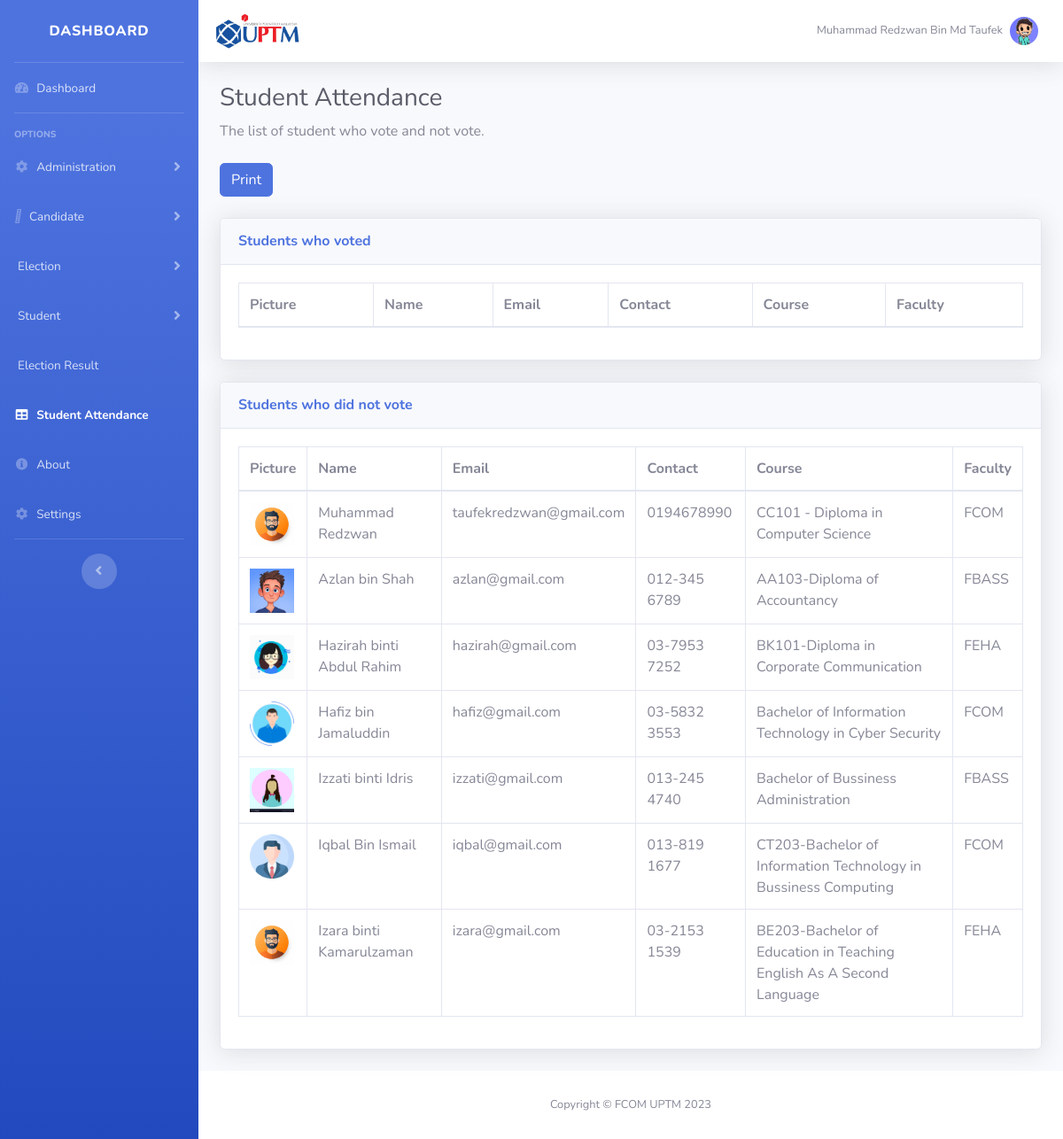
Before: /Admin/attendance.php (signed in) with the older database file.
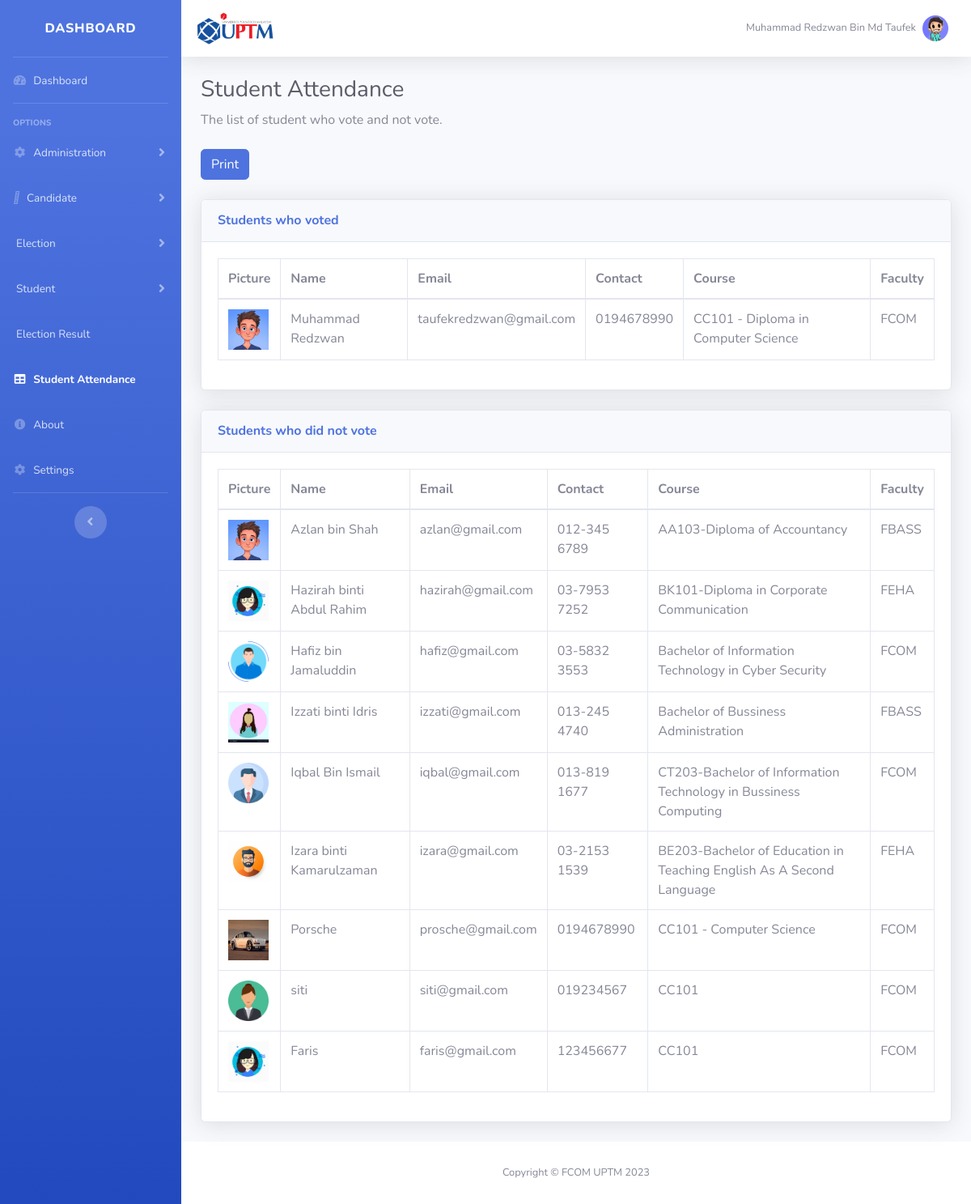
After: the same page with the newer database file.
### tables this page shows
CREATE TABLE `student` (
  `studentId` int(11) NOT NULL,
  `studentPic` varchar(255) NOT NULL,
  `studentName` varchar(80) NOT NULL,
  `email` varchar(100) NOT NULL,
  `password` varchar(255) NOT NULL,
  `contact` varchar(255) NOT NULL,
  `votingHistory` tinyint(4) NOT NULL DEFAULT 0,
  `course` varchar(255) NOT NULL,
  `faculty` varchar(255) NOT NULL,
  `apply` tinyint(1) NOT NULL DEFAULT 0
);

### Admin/attendance.php (the view, shortened to what the changed rows need)
<?php
    include '../Database/connect.php';
    $sql_voted = "SELECT * FROM student WHERE votingHistory = 1";
    $result_voted = $conn->query($sql_voted);
    $sql_not_voted = "SELECT * FROM student WHERE votingHistory = 0";
    $result_not_voted = $conn->query($sql_not_voted);
?>
<!DOCTYPE html>
<html lang="en">
<head>
    <link href="vendor/fontawesome-free/css/all.min.css" rel="stylesheet" type="text/css">
    <link href="css/sb-admin-2.min.css" rel="stylesheet">
    <link href="vendor/datatables/dataTables.bootstrap4.min.css" rel="stylesheet">
</head>
<body id="page-top">
    <div id="wrapper">
        <div id="content-wrapper" class="d-flex flex-column">
            <div id="content">
                <div class="container-fluid">
                    <h1 class="h3 mb-2 text-gray-800">Student Attendance</h1>
                    <div class="card shadow mb-4">
                        <div class="card-body">
                            <div class="table-responsive">
                                <table class="table table-bordered" id="dataTableVoted" width="100%" cellspacing="0">
                                    <thead>
                                        <tr>
                                            <th>Picture</th>
                                            <th>Name</th>
                                            <th>Email</th>
                                            <th>Contact</th>
                                            <th>Course</th>
                                            <th>Faculty</th>
                                        </tr>
                                    </thead>
                                    <tbody>
                                        <?php while($row = $result_voted->fetch_assoc()): ?>
                                            <tr>
                                                <td><img src="<?php echo $row['studentPic']; ?>" alt="Student Picture" style="width:50px;height:50px;"></td>
                                                <td><?php echo $row['studentName']; ?></td>
                                                <td><?php echo $row['email']; ?></td>
                                                <td><?php echo $row['contact']; ?></td>
                                                <td><?php echo $row['course']; ?></td>
                                                <td><?php echo $row['faculty']; ?></td>
                                            </tr>
                                        <?php endwhile; ?>
                                    </tbody>
                                </table>
                            </div>
                        </div>
                    </div>
                    <div class="card shadow mb-4">
                        <div class="card-body">
                            <div class="table-responsive">
                                <table class="table table-bordered" id="dataTableNotVoted" width="100%" cellspacing="0">
                                    <thead>
                                        <tr>
                                            <th>Picture</th>
                                            <th>Name</th>
                                            <th>Email</th>
                                            <th>Contact</th>
                                            <th>Course</th>
                                            <th>Faculty</th>
                                        </tr>
                                    </thead>
                                    <tbody>
                                        <?php while($row = $result_not_voted->fetch_assoc()): ?>
                                            <tr>
                                                <td><img src="<?php echo $row['studentPic']; ?>" alt="Student Picture" style="width:50px;height:50px;"></td>
                                                <td><?php echo $row['studentName']; ?></td>
                                                <td><?php echo $row['email']; ?></td>
                                                <td><?php echo $row['contact']; ?></td>
                                                <td><?php echo $row['course']; ?></td>
                                                <td><?php echo $row['faculty']; ?></td>
                                            </tr>
                                        <?php endwhile; ?>
                                    </tbody>
                                </table>
                            </div>
                        </div>
                    </div>
                </div>
            </div>
        </div>
    </div>
</body>
</html>

Changed rows visible on the page:
changed student "Muhammad Redzwan": moves from the list under "Students who did not vote" to the list under "Students who voted"
added student: studentPic (picture), studentName "Porsche", email "prosche@gmail.com", contact "0194678990", course "CC101 - Computer Science", faculty "FCOM", shown under "Students who did not vote"
added student: studentPic (picture), studentName "siti", email "siti@gmail.com", contact "019234567", course "CC101", faculty "FCOM", shown under "Students who did not vote"
added student: studentPic (picture), studentName "Faris", email "faris@gmail.com", contact "123456677", course "CC101", faculty "FCOM", shown under "Students who did not vote"
